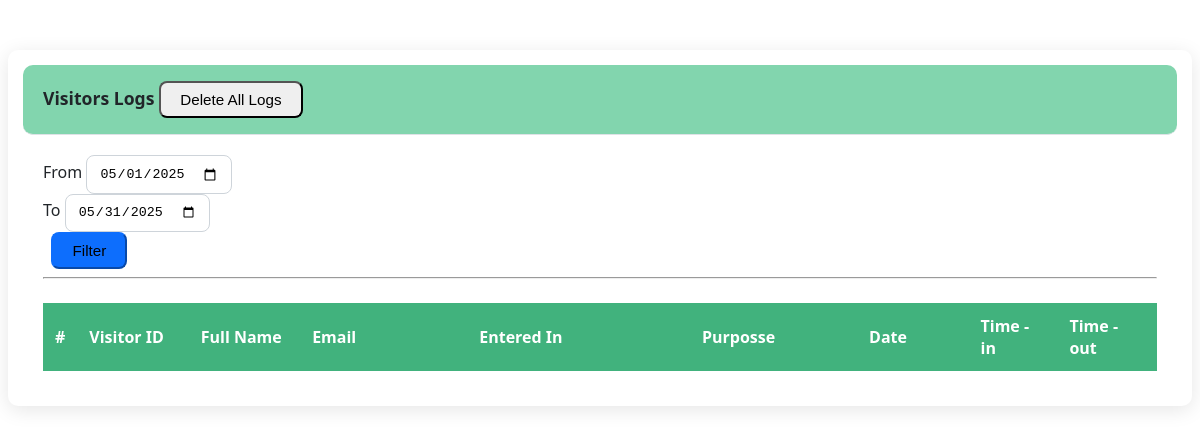
/visitor_logs.php, run on an earlier commit of the app's database.
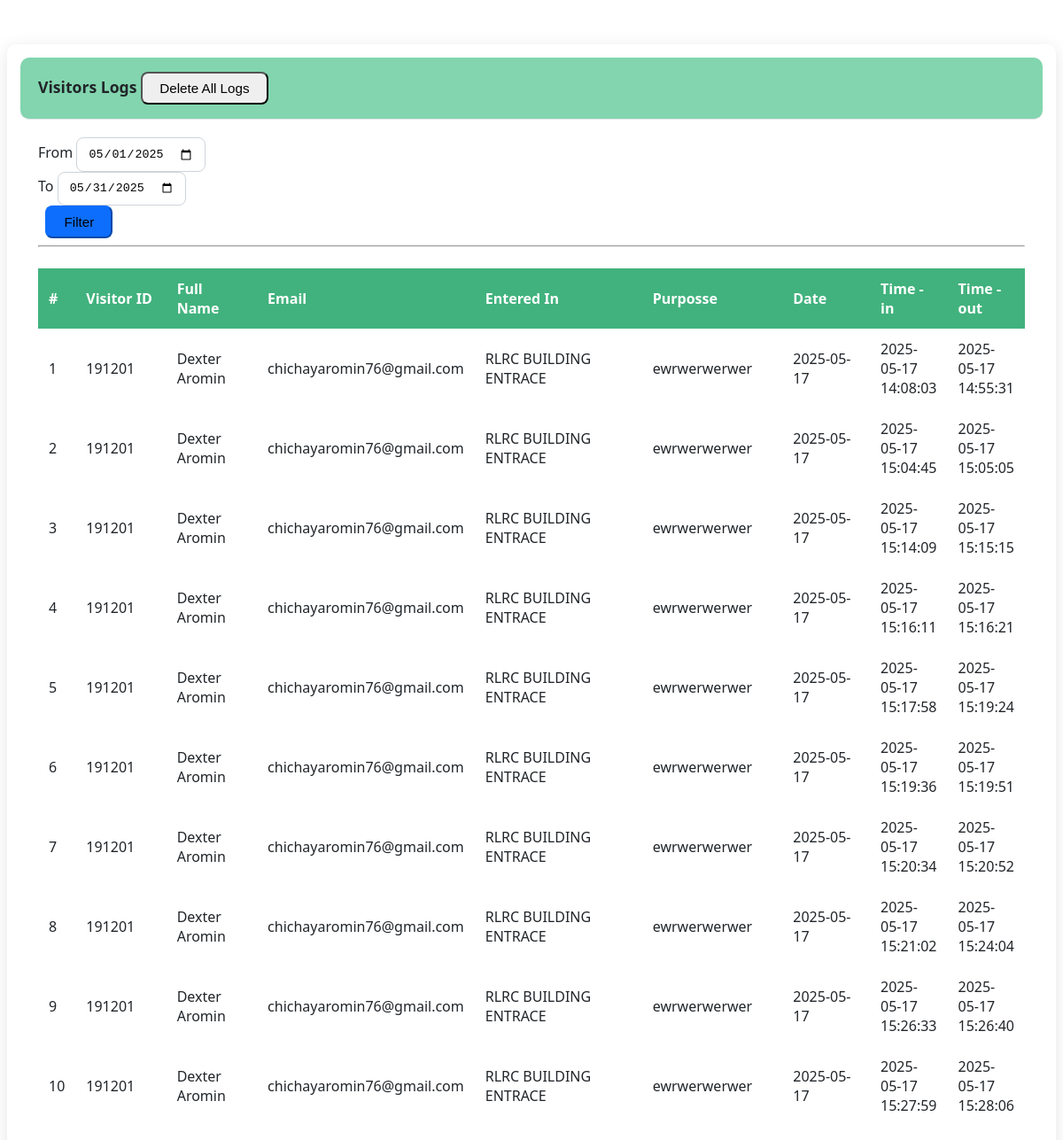
And on a later commit of the database.
### tables this page shows
CREATE TABLE `visitor_logs` (
  `log_id` int(11) NOT NULL,
  `visitor_id` int(11) NOT NULL,
  `establishment_id` int(11) NOT NULL,
  `time_in` datetime NOT NULL,
  `time_out` datetime DEFAULT NULL
);

CREATE TABLE `visitors` (
  `visitor_id` int(11) NOT NULL,
  `full_name` varchar(50) NOT NULL,
  `contact_number` varchar(11) NOT NULL,
  `email` varchar(50) NOT NULL,
  `purpose` text NOT NULL,
  `establishment_id` int(25) NOT NULL,
  `created_at` date NOT NULL,
  `token` varchar(32) NOT NULL,
  `token_expiry` datetime NOT NULL
);

CREATE TABLE `establishments` (
  `id` int(30) NOT NULL,
  `name` text NOT NULL,
  `address` text NOT NULL
);

### visitor_logs.php (the view, shortened to what this page needs)
<?php
include 'db_connect.php'; ?>
<!DOCTYPE html>
<html>
<head>
    <link rel="stylesheet" href="page-css/visitor_logs.css">
</head>
<body>
<div class="container-fluid">
	<div class="col-lg-12">
		<div class="row">
			<div class="col-md-12">
				<div class="card">
					<div class="card-header d-flex flex-wrap justify-content-between align-items-center">
						<b>Visitors Logs</b>
						<span class="d-flex flex-wrap gap-2 mt-2 mt-md-0">
							<button class="btn btn-danger btn-sm mr-2" type="button" id="clear_logs">
								<i class="fa fa-trash"></i> Delete All Logs
							</button>
						</span>
					</div>
					<div class="card-body">
						<div class="row form-group">
							<div class="col-md-4">
								<label for="" class="control-label">From</label>
								<input type="date" class="form-control" name="from"
									value="<?php echo isset($_GET['from']) ? date('Y-m-d', strtotime($_GET['from'])) : date('Y-m-d', strtotime(date('Y-m-1'))); ?>"
									required>
							</div>
							<div class="col-md-4">
								<label for="" class="control-label">To</label>
								<input type="date" class="form-control" name="to"
									value="<?php echo isset($_GET['to']) ? date('Y-m-d', strtotime($_GET['to'])) : date('Y-m-d', strtotime(date('Y-m-1') . " +1 month - 1 day")); ?>"
									required>
							</div>
							<div class="col-md-2">
								<label for="" class="control-label">&nbsp</label>
								<button class="btn btn-primary btn-block" id="filter" type="button">Filter</button>
							</div>
						</div>
						<hr>
						<div class="table-responsive">
							<table class="table table-bordered table-condensed table-hover">
								<colgroup>
									<col width="2%">
									<col width="10%">
									<col width="10%">
									<col width="15%">
									<col width="20%">
									<col width="15%">
									<col width="10%">
								</colgroup>
								<thead>
									<tr>
										<th class="text-center">#</th>
										<th class="">Visitor ID</th>
										<th class="">Full Name</th>
										<th class="">Email</th>
										<th class="">Entered In</th>
										<th class="">Purposse</th>
										<th class="">Date</th>
										<th class="">Time - in</th>
										<th class="">Time - out</th>
									</tr>
								</thead>
								<tbody>
									<?php
									$i = 1;
									$from = isset($_GET['from']) ? date('Y-m-d', strtotime($_GET['from'])) : date('Y-m-d', strtotime(date('Y-m-1')));
									$to = isset($_GET['to']) ? date('Y-m-d', strtotime($_GET['to'])) : date('Y-m-d', strtotime(date('Y-m-1') . " +1 month - 1 day"));
									$ewhere = '';
                                        $tracks = $conn->query(
                                        "SELECT
                                            v.visitor_id,
                                            v.full_name,
                                            v.contact_number,
                                            v.email,
                                            v.purpose,
                                            v.establishment_id AS v_establishment_id,
                                            v.created_at,
                                            v.token,
                                            v.token_expiry,
                                            l.log_id,
                                            e.name AS establishment_name, -- join and select the name
                                            l.time_in,
                                            l.time_out
                                        FROM visitors v
                                        INNER JOIN visitor_logs l ON v.visitor_id = l.visitor_id
                                        LEFT JOIN establishments e ON l.establishment_id = e.id
                                        WHERE DATE(v.created_at) BETWEEN '{$from}' AND '{$to}' $ewhere
                                        ORDER BY v.created_at DESC"
                                        );
									while ($row = $tracks->fetch_assoc()):
										?>
										<tr>
											<td class="text-center"><?php echo $i++ ?></td>
											<td class="">
												<p> <?php echo $row['visitor_id'] ?></p>
											</td>
											<td class="">
												<p> <?php echo ucwords($row['full_name']) ?></p>
											</td>
											<td class="">
												<p> <?php echo $row['email'] ?></p>
											</td>
											<td class="">
												<p><?php echo htmlspecialchars($row['establishment_name'] ?? 'Unknown') ?></p>
											</td>
											<td class="">
												<p> <?php echo $row['purpose'] ?></p>
											</td>
											<td class="">
												<p> <?php echo $row['created_at'] ?></p>
											</td>
											<td class="">
												<p> <?php echo $row['time_in'] ?></p>
											</td>
											<td class="">
												<p> <?php echo ucwords($row['time_out']) ?></p>
											</td>
										</tr>
									<?php endwhile; ?>
								</tbody>
							</table>
						</div>
					</div>
				</div>
			</div>
		</div>
	</div>
</div>
</body>
</html>

What changed in the data, as far as the page shows it:
added visitor_logs: visitor.visitor_id "191201", visitor.full_name "Dexter Aromin", visitor.email "chichayaromin76@gmail.com", establishment.name "RLRC BUILDING ENTRACE", visitor.purpose "ewrwerwerwer", visitor.created_at "2025-05-17", time_in "2025-05-17 14:08:03", time_out "2025-05-17 14:55:31"
added visitor_logs: visitor.visitor_id "191201", visitor.full_name "Dexter Aromin", visitor.email "chichayaromin76@gmail.com", establishment.name "RLRC BUILDING ENTRACE", visitor.purpose "ewrwerwerwer", visitor.created_at "2025-05-17", time_in "2025-05-17 15:04:45", time_out "2025-05-17 15:05:05"
added visitor_logs: visitor.visitor_id "191201", visitor.full_name "Dexter Aromin", visitor.email "chichayaromin76@gmail.com", establishment.name "RLRC BUILDING ENTRACE", visitor.purpose "ewrwerwerwer", visitor.created_at "2025-05-17", time_in "2025-05-17 15:14:09", time_out "2025-05-17 15:15:15"
added visitor_logs: visitor.visitor_id "191201", visitor.full_name "Dexter Aromin", visitor.email "chichayaromin76@gmail.com", establishment.name "RLRC BUILDING ENTRACE", visitor.purpose "ewrwerwerwer", visitor.created_at "2025-05-17", time_in "2025-05-17 15:16:11", time_out "2025-05-17 15:16:21"
added visitor_logs: visitor.visitor_id "191201", visitor.full_name "Dexter Aromin", visitor.email "chichayaromin76@gmail.com", establishment.name "RLRC BUILDING ENTRACE", visitor.purpose "ewrwerwerwer", visitor.created_at "2025-05-17", time_in "2025-05-17 15:17:58", time_out "2025-05-17 15:19:24"
added visitor_logs: visitor.visitor_id "191201", visitor.full_name "Dexter Aromin", visitor.email "chichayaromin76@gmail.com", establishment.name "RLRC BUILDING ENTRACE", visitor.purpose "ewrwerwerwer", visitor.created_at "2025-05-17", time_in "2025-05-17 15:19:36", time_out "2025-05-17 15:19:51"
added visitor_logs: visitor.visitor_id "191201", visitor.full_name "Dexter Aromin", visitor.email "chichayaromin76@gmail.com", establishment.name "RLRC BUILDING ENTRACE", visitor.purpose "ewrwerwerwer", visitor.created_at "2025-05-17", time_in "2025-05-17 15:20:34", time_out "2025-05-17 15:20:52"
added visitor_logs: visitor.visitor_id "191201", visitor.full_name "Dexter Aromin", visitor.email "chichayaromin76@gmail.com", establishment.name "RLRC BUILDING ENTRACE", visitor.purpose "ewrwerwerwer", visitor.created_at "2025-05-17", time_in "2025-05-17 15:21:02", time_out "2025-05-17 15:24:04"
added visitor_logs: visitor.visitor_id "191201", visitor.full_name "Dexter Aromin", visitor.email "chichayaromin76@gmail.com", establishment.name "RLRC BUILDING ENTRACE", visitor.purpose "ewrwerwerwer", visitor.created_at "2025-05-17", time_in "2025-05-17 15:26:33", time_out "2025-05-17 15:26:40"
added visitor_logs: visitor.visitor_id "191201", visitor.full_name "Dexter Aromin", visitor.email "chichayaromin76@gmail.com", establishment.name "RLRC BUILDING ENTRACE", visitor.purpose "ewrwerwerwer", visitor.created_at "2025-05-17", time_in "2025-05-17 15:27:59", time_out "2025-05-17 15:28:06"
